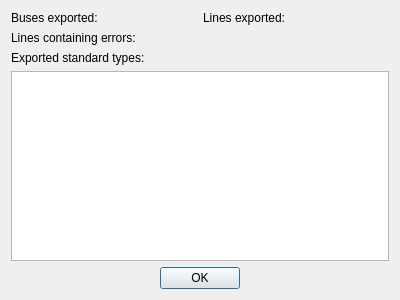
<?xml version="1.0" encoding="UTF-8"?>
<ui version="4.0">
 <class>exportSummaryDialog</class>
 <widget class="QDialog" name="exportSummaryDialog">
  <property name="geometry">
   <rect>
    <x>0</x>
    <y>0</y>
    <width>400</width>
    <height>300</height>
   </rect>
  </property>
  <property name="windowTitle">
   <string>Export to PandaPower - Summary</string>
  </property>
  <layout class="QVBoxLayout" name="verticalLayout">
   <item>
    <layout class="QHBoxLayout" name="exportAmounts">
     <item>
      <widget class="QLabel" name="exportedBus">
       <property name="text">
        <string>Buses exported: </string>
       </property>
      </widget>
     </item>
     <item>
      <widget class="QLabel" name="exportedLines">
       <property name="toolTip">
        <string>&lt;html&gt;&lt;head/&gt;&lt;body&gt;&lt;p&gt;Lines exported: # (#*)&lt;/p&gt;&lt;p&gt;# - Amount of exported lines&lt;br/&gt;#* - Amount of exported lines using length_km calculated by QGis&lt;/p&gt;&lt;/body&gt;&lt;/html&gt;</string>
       </property>
       <property name="text">
        <string>Lines exported: </string>
       </property>
      </widget>
     </item>
    </layout>
   </item>
   <item>
    <layout class="QHBoxLayout" name="issueAmounts">
     <item>
      <widget class="QLabel" name="erroredLines">
       <property name="text">
        <string>Lines containing errors: </string>
       </property>
      </widget>
     </item>
    </layout>
   </item>
   <item>
    <widget class="QLabel" name="stdTypeLabel">
     <property name="text">
      <string>Exported standard types:</string>
     </property>
    </widget>
   </item>
   <item>
    <widget class="QListWidget" name="stdTypeList"/>
   </item>
   <item>
    <spacer name="verticalSpacer">
     <property name="orientation">
      <enum>Qt::Vertical</enum>
     </property>
     <property name="sizeHint" stdset="0">
      <size>
       <width>20</width>
       <height>0</height>
      </size>
     </property>
    </spacer>
   </item>
   <item>
    <widget class="QDialogButtonBox" name="buttonBox">
     <property name="orientation">
      <enum>Qt::Horizontal</enum>
     </property>
     <property name="standardButtons">
      <set>QDialogButtonBox::Ok</set>
     </property>
     <property name="centerButtons">
      <bool>true</bool>
     </property>
    </widget>
   </item>
  </layout>
 </widget>
 <resources/>
 <connections>
  <connection>
   <sender>buttonBox</sender>
   <signal>accepted()</signal>
   <receiver>exportSummaryDialog</receiver>
   <slot>accept()</slot>
   <hints>
    <hint type="sourcelabel">
     <x>248</x>
     <y>254</y>
    </hint>
    <hint type="destinationlabel">
     <x>157</x>
     <y>274</y>
    </hint>
   </hints>
  </connection>
  <connection>
   <sender>buttonBox</sender>
   <signal>rejected()</signal>
   <receiver>exportSummaryDialog</receiver>
   <slot>reject()</slot>
   <hints>
    <hint type="sourcelabel">
     <x>316</x>
     <y>260</y>
    </hint>
    <hint type="destinationlabel">
     <x>286</x>
     <y>274</y>
    </hint>
   </hints>
  </connection>
 </connections>
</ui>
